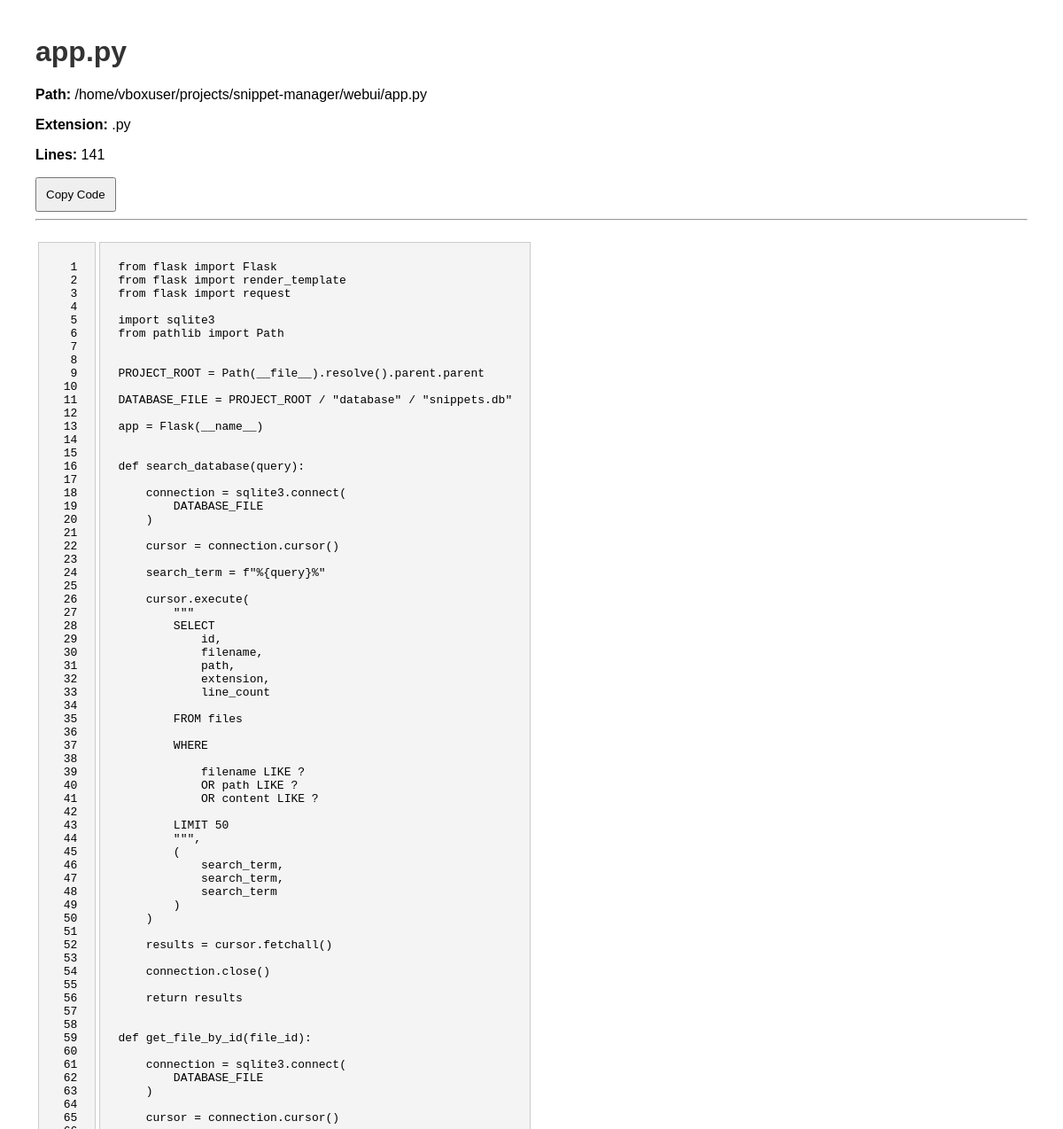
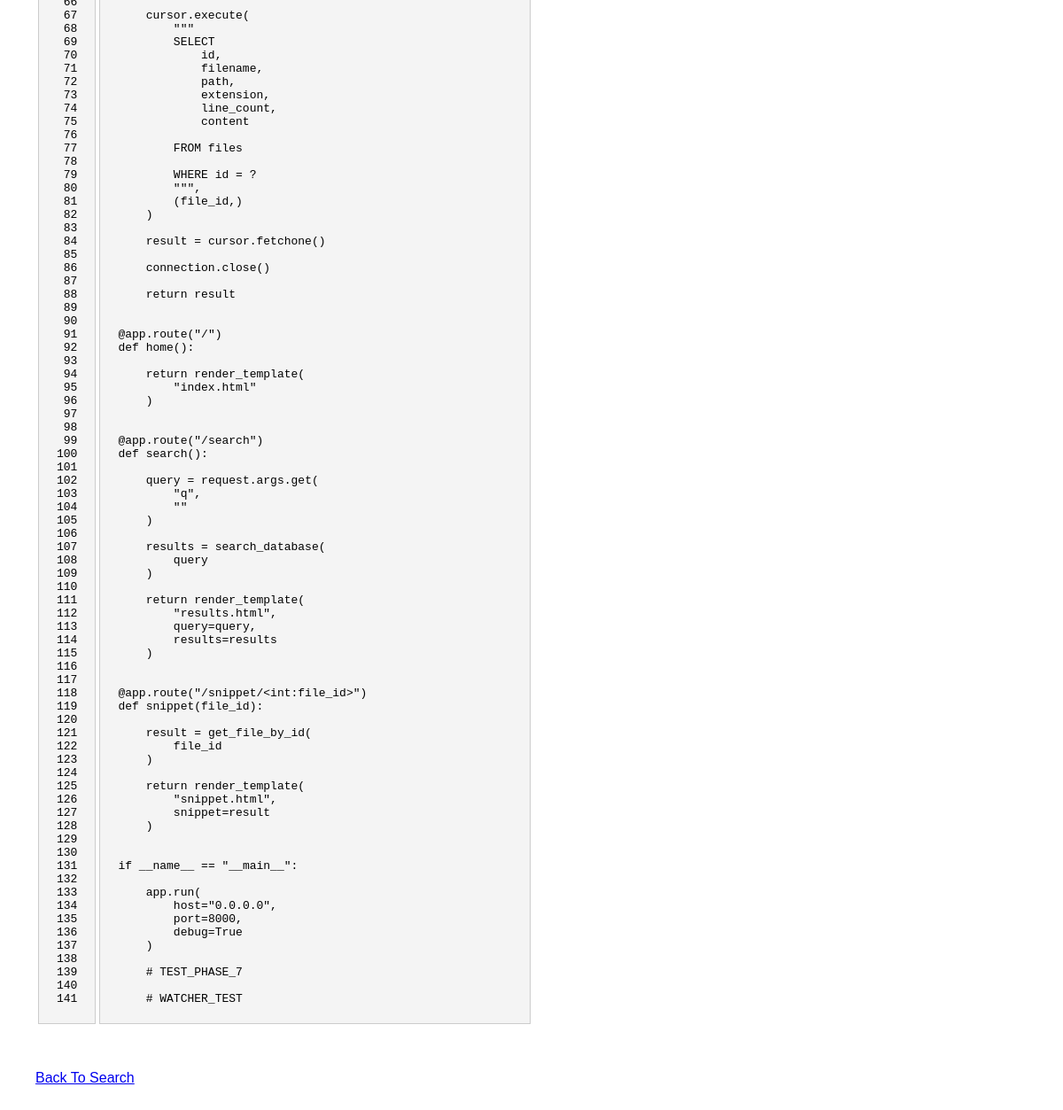
The page /snippet/5 on the database its author committed (2 pictures, top to bottom).
### tables this page shows
CREATE TABLE files (

    id INTEGER PRIMARY KEY AUTOINCREMENT,

    filename TEXT NOT NULL,

    path TEXT UNIQUE NOT NULL,

    extension TEXT,

    size INTEGER,

    content TEXT,

    line_count INTEGER,

    last_modified REAL,

    indexed_at DATETIME DEFAULT CURRENT_TIMESTAMP
);

### webui/app.py (the view)
@app.route("/snippet/<int:file_id>")
def snippet(file_id):
    result = get_file_by_id(
        file_id
    )
    highlighted = highlight_code(
        result[5],
        "python"
    )
    return render_template(
        "snippet.html",
        snippet=result,
        highlighted=highlighted,
        css=get_style()
    )

### utils/highlighter.py (called while the page is built)
def highlight_code(
    code,
    language="python"
):
    lexer = get_lexer_by_name(
        language,
        stripall=False
    )
    formatter = HtmlFormatter(
        linenos=True,
        full=False
    )
    return highlight(
        code,
        lexer,
        formatter
    )

def get_style():
    formatter = HtmlFormatter()
    return formatter.get_style_defs(
        ".highlight"
    )

### webui/app.py (called while the page is built)
def get_file_by_id(file_id):
    connection = sqlite3.connect(
        DATABASE_FILE
    )
    cursor = connection.cursor()
    cursor.execute(
        """
        SELECT
            id,
            filename,
            path,
            extension,
            line_count,
            content

        FROM files

        WHERE id = ?
        """,
        (file_id,)
    )
    result = cursor.fetchone()
    connection.close()
    return result

### webui/templates/snippet.html (shortened to what this page needs)
<!DOCTYPE html>
<html>
<head>
    <link rel="stylesheet" href="{{ url_for('static', filename='style.css') }}">
</head>
<body>
    <h1>
        {{ snippet[1] }}
    </h1>
    <p>
        <b>Path:</b>
        {{ snippet[2] }}
    </p>
    <p>
        <b>Extension:</b>
        {{ snippet[3] }}
    </p>
    <p>
        <b>Lines:</b>
        {{ snippet[4] }}
    </p>
    <button onclick="copyCode()">
        Copy Code
    </button>
    <hr>
    <div id="code-block">
        {{ highlighted|safe }}
    </div>
    <br>
    <br>
    <a href="/">
        Back To Search
    </a>
</body>
</html>

### webui/static/style.css (style rules this page uses)
body { font-family: Arial; margin: 40px; }
button { padding: 10px; }
h1 { color: #333; }
pre { background-color: #f4f4f4; padding: 20px; overflow-x: auto; border: 1px solid #ccc; white-space: pre-wrap; }

### rows shown on the page
files: filename "app.py", path "/home/vboxuser/projects/snippet-manager/webui/app.py", extension ".py", line_count "141"
